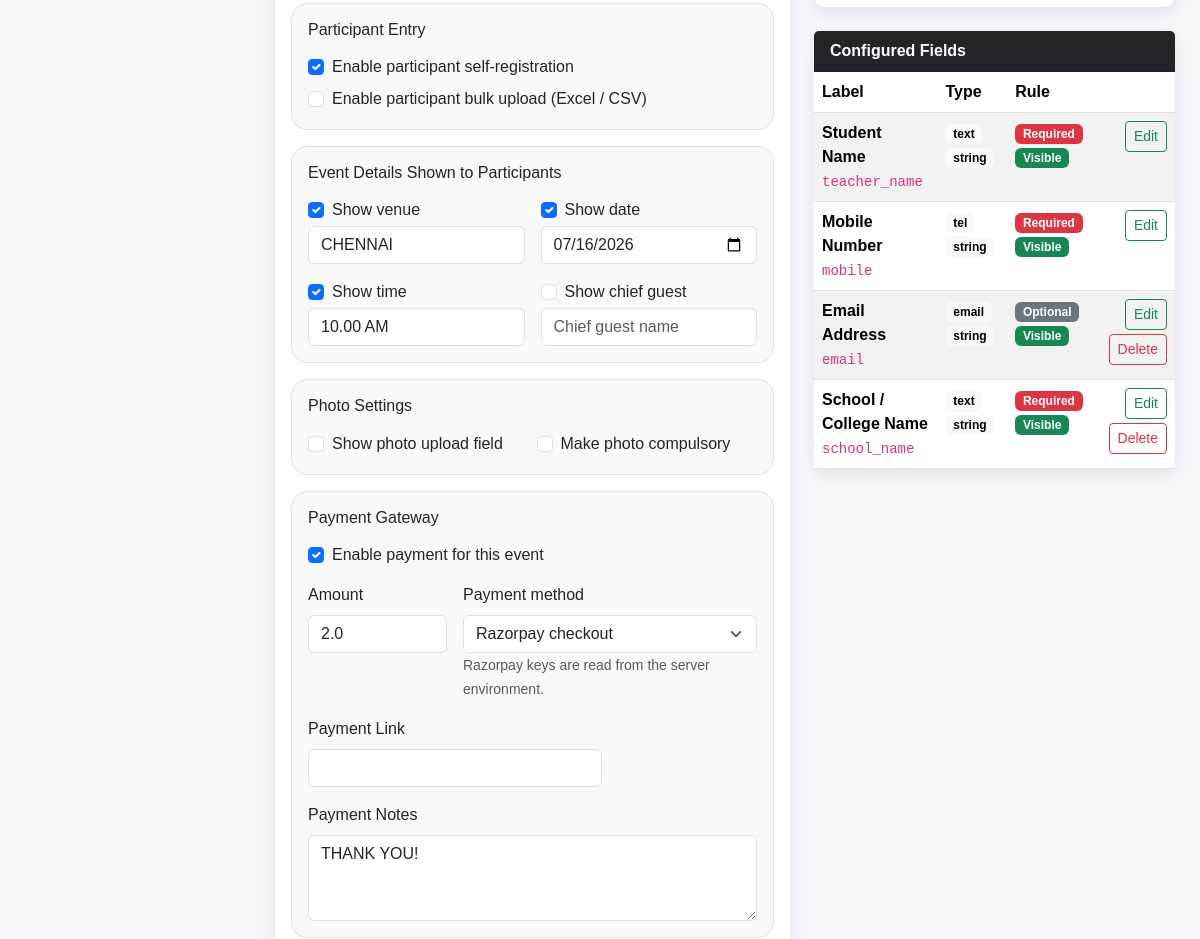
The app's page /admin/events/6/edit (signed in, middle part), older data.
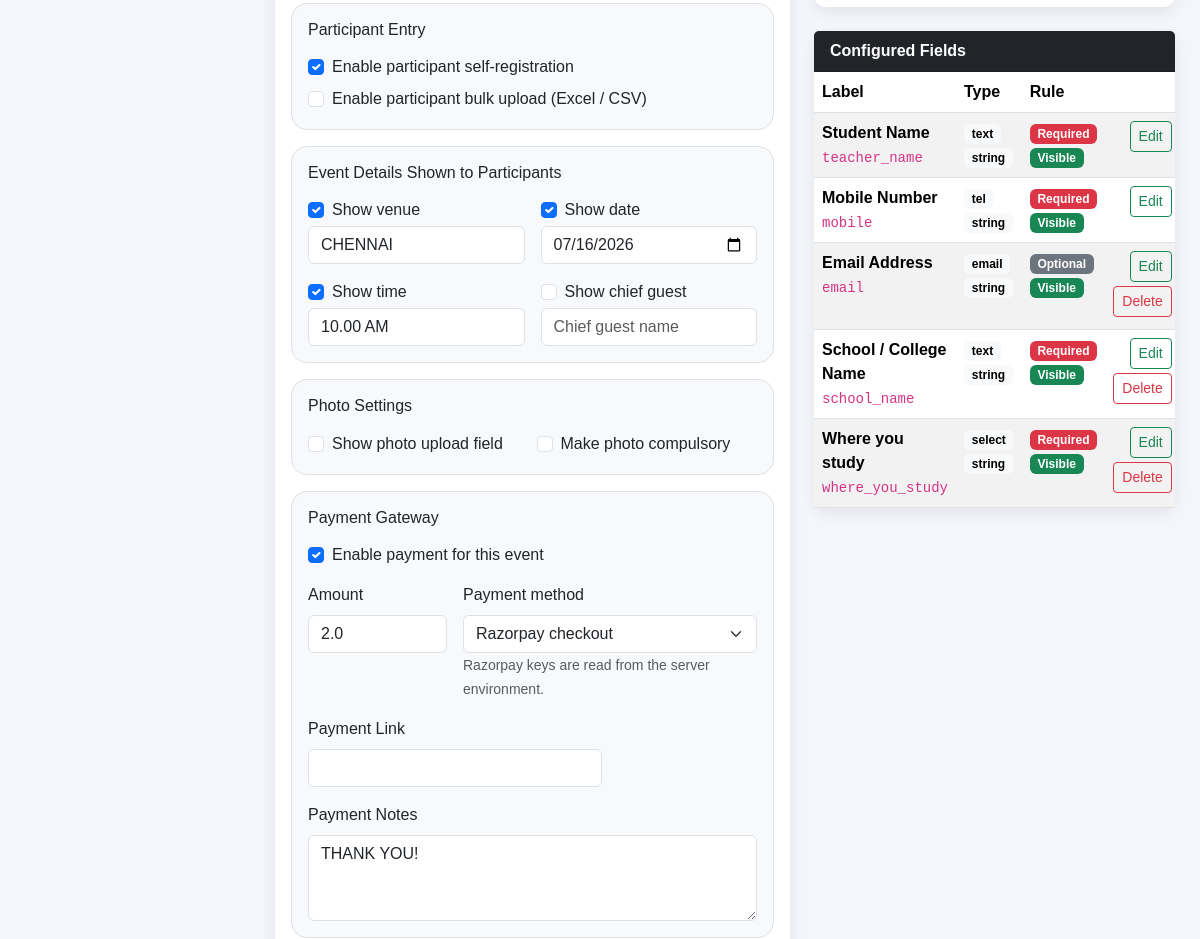
The same page, newer data.
### models.py (models this page shows, shortened)
class EventField(db.Model):
    __tablename__ = "event_fields"
    __table_args__ = (
        db.UniqueConstraint(
            "event_id",
            "field_name",
            name="uq_event_field_name_per_event"
        ),
    )
    id = db.Column(
        db.Integer,
        primary_key=True
    )
    event_id = db.Column(
        db.Integer,
        db.ForeignKey("events.id"),
        nullable=False
    )
    field_name = db.Column(
        db.String(100),
        nullable=False
    )
    field_label = db.Column(
        db.String(150),
        nullable=False
    )
    field_type = db.Column(
        db.String(30),
        default="text",
        nullable=False
    )
    data_type = db.Column(
        db.String(30),
        default="string",
        nullable=False
    )
    placeholder = db.Column(
        db.String(255)
    )
    options_text = db.Column(
        db.Text
    )
    help_text = db.Column(
        db.String(255)
    )
    is_required = db.Column(
        db.Boolean,
        default=False,
        nullable=False
    )
    is_active = db.Column(
        db.Boolean,
        default=True,
        nullable=False
    )
    sort_order = db.Column(
        db.Integer,
        default=0,
        nullable=False
    )
    created_at = db.Column(
        db.DateTime,
        default=datetime.utcnow
    )
    event = db.relationship(
        "Event",
        back_populates="registration_fields"
    )

### admin_routes.py (the view, shortened to what this page needs)
@admin_bp.route("/admin/events/<int:id>/edit", methods=["GET", "POST"])
def edit_event(id):
    if "admin" not in session:
        return redirect(url_for("routes.login"))
    event = Event.query.get_or_404(id)
    if not event.registration_fields:
        seed_event_fields(event)
        db.session.commit()
    return render_template(
        "admin/event_edit.html",
        event=event,
        registration_type_choices=REGISTRATION_TYPE_CHOICES,
        field_type_choices=FIELD_TYPE_CHOICES,
        data_type_choices=DATA_TYPE_CHOICES,
        code_field_choices=CODE_FIELD_CHOICES,
        whatsapp_field_choices=WHATSAPP_FIELD_CHOICES,
        system_field_choices=SYSTEM_FIELD_CHOICES
    )

### templates/admin/event_edit.html (shortened to what the changed rows need)
{% extends "admin/admin_base.html" %}
{% block content %}
<div class="row g-4">
                                {% set selected_whatsapp_fields = (event.whatsapp_ack_fields or '').splitlines() %}
                                {% set selected_code_fields = (event.code_fields or 'attendance_url\nreg_id\nparticipant_name\nevent_name').splitlines() %}
    <div class="col-xl-5">
        <div class="card">
            <div class="card-body p-0">
                <div class="table-responsive">
                    <table class="table table-striped mb-0">
                        <thead>
                            <tr>
                                <th>Label</th>
                                <th>Type</th>
                                <th>Rule</th>
                                <th></th>
                            </tr>
                        </thead>
                        <tbody>
                            {% if event.registration_type == "no_registration" %}
                            <tr>
                                <td colspan="4" class="text-center py-4 text-muted">
                                    No registration fields are used for this event.
                                </td>
                            </tr>
                            {% else %}
                            {% for field in event.registration_fields %}
                            <tr>
                                <td>
                                    <strong>{{ field.field_label }}</strong>
                                    <div><code>{{ field.field_name }}</code></div>
                                </td>
                                <td>
                                    <span class="badge text-bg-light">{{ field.field_type }}</span>
                                    <span class="badge text-bg-light">{{ field.data_type }}</span>
                                </td>
                                <td>
                                    {% if field.is_required %}
                                    <span class="badge bg-danger">Required</span>
                                    {% else %}
                                    <span class="badge bg-secondary">Optional</span>
                                    {% endif %}
                                    {% if field.is_active %}
                                    <span class="badge bg-success">Visible</span>
                                    {% else %}
                                    <span class="badge bg-dark">Hidden</span>
                                    {% endif %}
                                </td>
                                <td class="text-end">
                                    <a href="{{ url_for('admin.edit_event_field', event_id=event.id, field_id=field.id) }}" class="btn btn-sm btn-outline-success mb-1">
                                        Edit
                                    </a>
                                    {% if field.field_name not in ['teacher_name', 'mobile'] %}
                                    <form method="POST" action="{{ url_for('admin.delete_event_field', event_id=event.id, field_id=field.id) }}" class="d-inline">
                                        <button class="btn btn-sm btn-outline-danger mb-1" onclick="return confirm('Delete this field?')">
                                            Delete
                                        </button>
                                    </form>
                                    {% endif %}
                                </td>
                            </tr>
                            {% else %}
                            <tr>
                                <td colspan="4" class="text-center py-4 text-muted">
                                    No event fields configured yet.
                                </td>
                            </tr>
                            {% endfor %}
                            {% endif %}
                        </tbody>
                    </table>
                </div>
            </div>
        </div>
    </div>
</div>
{% endblock %}

Row changes from the older to the newer data that the page shows:
added EventField: field_label "Where you study", field_name "where_you_study", field_type "select", data_type "string", is_required "Required", is_active "Visible"
